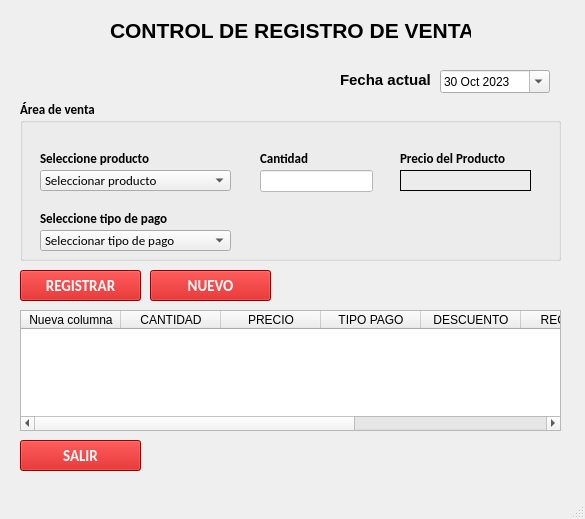
<?xml version="1.0" encoding="UTF-8"?>
<ui version="4.0">
 <class>MainWindow</class>
 <widget class="QMainWindow" name="MainWindow">
  <property name="geometry">
   <rect>
    <x>0</x>
    <y>0</y>
    <width>585</width>
    <height>519</height>
   </rect>
  </property>
  <property name="windowTitle">
   <string>MainWindow</string>
  </property>
  <widget class="QWidget" name="centralwidget">
   <widget class="QLabel" name="label">
    <property name="geometry">
     <rect>
      <x>110</x>
      <y>20</y>
      <width>361</width>
      <height>21</height>
     </rect>
    </property>
    <property name="font">
     <font>
      <pointsize>16</pointsize>
      <bold>true</bold>
     </font>
    </property>
    <property name="text">
     <string>CONTROL DE REGISTRO DE VENTAS</string>
    </property>
   </widget>
   <widget class="QGroupBox" name="groupBox">
    <property name="geometry">
     <rect>
      <x>20</x>
      <y>100</y>
      <width>541</width>
      <height>161</height>
     </rect>
    </property>
    <property name="font">
     <font>
      <family>Carlito</family>
      <pointsize>10</pointsize>
      <bold>true</bold>
     </font>
    </property>
    <property name="title">
     <string>Área de venta</string>
    </property>
    <widget class="QLabel" name="label_3">
     <property name="geometry">
      <rect>
       <x>20</x>
       <y>50</y>
       <width>181</width>
       <height>16</height>
      </rect>
     </property>
     <property name="text">
      <string>Seleccione producto</string>
     </property>
    </widget>
    <widget class="QLabel" name="label_4">
     <property name="geometry">
      <rect>
       <x>20</x>
       <y>110</y>
       <width>181</width>
       <height>16</height>
      </rect>
     </property>
     <property name="text">
      <string>Seleccione tipo de pago</string>
     </property>
    </widget>
    <widget class="QLabel" name="label_5">
     <property name="geometry">
      <rect>
       <x>240</x>
       <y>50</y>
       <width>71</width>
       <height>16</height>
      </rect>
     </property>
     <property name="text">
      <string>Cantidad</string>
     </property>
    </widget>
    <widget class="QLabel" name="label_6">
     <property name="geometry">
      <rect>
       <x>380</x>
       <y>50</y>
       <width>151</width>
       <height>16</height>
      </rect>
     </property>
     <property name="text">
      <string>Precio del Producto</string>
     </property>
    </widget>
    <widget class="QComboBox" name="cboProducto">
     <property name="geometry">
      <rect>
       <x>20</x>
       <y>70</y>
       <width>191</width>
       <height>21</height>
      </rect>
     </property>
     <property name="font">
      <font>
       <family>Century Schoolbook L</family>
       <pointsize>10</pointsize>
       <bold>false</bold>
      </font>
     </property>
     <item>
      <property name="text">
       <string>Seleccionar producto</string>
      </property>
     </item>
     <item>
      <property name="text">
       <string>Colección Escolar</string>
      </property>
     </item>
     <item>
      <property name="text">
       <string>Colección PreUniversitaria</string>
      </property>
     </item>
     <item>
      <property name="text">
       <string>Colección Profesional</string>
      </property>
     </item>
    </widget>
    <widget class="QComboBox" name="cboPago">
     <property name="geometry">
      <rect>
       <x>20</x>
       <y>130</y>
       <width>191</width>
       <height>21</height>
      </rect>
     </property>
     <property name="font">
      <font>
       <family>Century Schoolbook L</family>
       <pointsize>10</pointsize>
       <bold>false</bold>
      </font>
     </property>
     <item>
      <property name="text">
       <string>Seleccionar tipo de pago</string>
      </property>
     </item>
     <item>
      <property name="text">
       <string>Contado</string>
      </property>
     </item>
     <item>
      <property name="text">
       <string>Tarjeta</string>
      </property>
     </item>
    </widget>
    <widget class="QLineEdit" name="txtCantidad">
     <property name="geometry">
      <rect>
       <x>240</x>
       <y>70</y>
       <width>113</width>
       <height>22</height>
      </rect>
     </property>
     <property name="styleSheet">
      <string notr="true">background-color: rgb(255, 255, 255);</string>
     </property>
    </widget>
    <widget class="QLabel" name="lblPrecio">
     <property name="geometry">
      <rect>
       <x>380</x>
       <y>70</y>
       <width>131</width>
       <height>21</height>
      </rect>
     </property>
     <property name="font">
      <font>
       <family>Century Schoolbook L</family>
       <pointsize>10</pointsize>
       <bold>false</bold>
      </font>
     </property>
     <property name="frameShape">
      <enum>QFrame::Box</enum>
     </property>
     <property name="text">
      <string/>
     </property>
    </widget>
   </widget>
   <widget class="QLabel" name="label_2">
    <property name="geometry">
     <rect>
      <x>340</x>
      <y>70</y>
      <width>91</width>
      <height>20</height>
     </rect>
    </property>
    <property name="font">
     <font>
      <pointsize>11</pointsize>
      <bold>true</bold>
     </font>
    </property>
    <property name="text">
     <string>Fecha actual</string>
    </property>
   </widget>
   <widget class="QDateEdit" name="dtFecha">
    <property name="geometry">
     <rect>
      <x>440</x>
      <y>70</y>
      <width>110</width>
      <height>23</height>
     </rect>
    </property>
    <property name="dateTime">
     <datetime>
      <hour>5</hour>
      <minute>0</minute>
      <second>0</second>
      <year>2023</year>
      <month>10</month>
      <day>30</day>
     </datetime>
    </property>
    <property name="calendarPopup">
     <bool>true</bool>
    </property>
   </widget>
   <widget class="QPushButton" name="btnRegistrar">
    <property name="geometry">
     <rect>
      <x>20</x>
      <y>270</y>
      <width>121</width>
      <height>31</height>
     </rect>
    </property>
    <property name="font">
     <font>
      <family>Carlito</family>
      <pointsize>11</pointsize>
      <bold>true</bold>
     </font>
    </property>
    <property name="styleSheet">
     <string notr="true">background-color: rgb(201, 2, 2);
color: rgb(255, 255, 255);</string>
    </property>
    <property name="text">
     <string>REGISTRAR</string>
    </property>
    <property name="icon">
     <iconset>
      <normaloff>procesar.png</normaloff>procesar.png</iconset>
    </property>
    <property name="iconSize">
     <size>
      <width>20</width>
      <height>20</height>
     </size>
    </property>
   </widget>
   <widget class="QTableWidget" name="tblDatos">
    <property name="geometry">
     <rect>
      <x>20</x>
      <y>310</y>
      <width>541</width>
      <height>121</height>
     </rect>
    </property>
    <column>
     <property name="text">
      <string>Nueva columna</string>
     </property>
    </column>
    <column>
     <property name="text">
      <string>CANTIDAD</string>
     </property>
    </column>
    <column>
     <property name="text">
      <string>PRECIO</string>
     </property>
    </column>
    <column>
     <property name="text">
      <string>TIPO PAGO</string>
     </property>
    </column>
    <column>
     <property name="text">
      <string>DESCUENTO</string>
     </property>
    </column>
    <column>
     <property name="text">
      <string>RECARGO</string>
     </property>
    </column>
    <column>
     <property name="text">
      <string>PRECIO FINAL</string>
     </property>
    </column>
    <column>
     <property name="text">
      <string>FECHA</string>
     </property>
    </column>
   </widget>
   <widget class="QPushButton" name="btnNuevo">
    <property name="geometry">
     <rect>
      <x>150</x>
      <y>270</y>
      <width>121</width>
      <height>31</height>
     </rect>
    </property>
    <property name="font">
     <font>
      <family>Carlito</family>
      <pointsize>11</pointsize>
      <bold>true</bold>
     </font>
    </property>
    <property name="styleSheet">
     <string notr="true">background-color: rgb(201, 2, 2);
color: rgb(255, 255, 255);</string>
    </property>
    <property name="text">
     <string>NUEVO</string>
    </property>
    <property name="icon">
     <iconset>
      <normaloff>limpiar.png</normaloff>limpiar.png</iconset>
    </property>
    <property name="iconSize">
     <size>
      <width>20</width>
      <height>20</height>
     </size>
    </property>
   </widget>
   <widget class="QPushButton" name="btnSalir">
    <property name="geometry">
     <rect>
      <x>20</x>
      <y>440</y>
      <width>121</width>
      <height>31</height>
     </rect>
    </property>
    <property name="font">
     <font>
      <family>Carlito</family>
      <pointsize>11</pointsize>
      <bold>true</bold>
     </font>
    </property>
    <property name="styleSheet">
     <string notr="true">background-color: rgb(201, 2, 2);
color: rgb(255, 255, 255);</string>
    </property>
    <property name="text">
     <string>SALIR</string>
    </property>
    <property name="icon">
     <iconset>
      <normaloff>salir.png</normaloff>salir.png</iconset>
    </property>
    <property name="iconSize">
     <size>
      <width>20</width>
      <height>20</height>
     </size>
    </property>
   </widget>
  </widget>
  <widget class="QMenuBar" name="menubar">
   <property name="geometry">
    <rect>
     <x>0</x>
     <y>0</y>
     <width>585</width>
     <height>20</height>
    </rect>
   </property>
  </widget>
  <widget class="QStatusBar" name="statusbar"/>
 </widget>
 <resources/>
 <connections/>
</ui>
